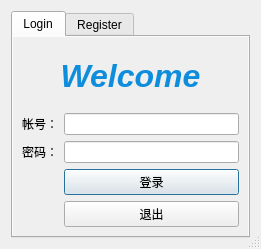
<?xml version="1.0" encoding="UTF-8"?>
<ui version="4.0">
 <class>wlcome</class>
 <widget class="QDialog" name="wlcome">
  <property name="geometry">
   <rect>
    <x>0</x>
    <y>0</y>
    <width>261</width>
    <height>249</height>
   </rect>
  </property>
  <property name="sizePolicy">
   <sizepolicy hsizetype="Preferred" vsizetype="Preferred">
    <horstretch>0</horstretch>
    <verstretch>0</verstretch>
   </sizepolicy>
  </property>
  <property name="maximumSize">
   <size>
    <width>261</width>
    <height>249</height>
   </size>
  </property>
  <property name="windowTitle">
   <string>Ph0m's Chatroom</string>
  </property>
  <property name="layoutDirection">
   <enum>Qt::LeftToRight</enum>
  </property>
  <property name="inputMethodHints">
   <set>Qt::ImhPreferNumbers</set>
  </property>
  <property name="sizeGripEnabled">
   <bool>true</bool>
  </property>
  <property name="modal">
   <bool>true</bool>
  </property>
  <layout class="QGridLayout" name="gridLayout">
   <item row="0" column="0">
    <widget class="QTabWidget" name="tabWidget">
     <property name="sizePolicy">
      <sizepolicy hsizetype="Maximum" vsizetype="Maximum">
       <horstretch>56</horstretch>
       <verstretch>56</verstretch>
      </sizepolicy>
     </property>
     <property name="maximumSize">
      <size>
       <width>243</width>
       <height>231</height>
      </size>
     </property>
     <property name="toolTip">
      <string>&lt;html&gt;&lt;head/&gt;&lt;body&gt;&lt;p&gt;Login&lt;/p&gt;&lt;/body&gt;&lt;/html&gt;</string>
     </property>
     <property name="layoutDirection">
      <enum>Qt::LeftToRight</enum>
     </property>
     <property name="autoFillBackground">
      <bool>true</bool>
     </property>
     <property name="inputMethodHints">
      <set>Qt::ImhNone</set>
     </property>
     <property name="tabPosition">
      <enum>QTabWidget::North</enum>
     </property>
     <property name="tabShape">
      <enum>QTabWidget::Rounded</enum>
     </property>
     <property name="currentIndex">
      <number>0</number>
     </property>
     <property name="iconSize">
      <size>
       <width>128</width>
       <height>16</height>
      </size>
     </property>
     <property name="elideMode">
      <enum>Qt::ElideMiddle</enum>
     </property>
     <property name="tabBarAutoHide">
      <bool>false</bool>
     </property>
     <widget class="QWidget" name="Login">
      <property name="autoFillBackground">
       <bool>true</bool>
      </property>
      <attribute name="title">
       <string>Login</string>
      </attribute>
      <layout class="QGridLayout" name="gridLayout_3">
       <item row="0" column="0" colspan="2">
        <widget class="QLabel" name="label_3">
         <property name="maximumSize">
          <size>
           <width>16777215</width>
           <height>64</height>
          </size>
         </property>
         <property name="text">
          <string>&lt;html&gt;&lt;head/&gt;&lt;body&gt;&lt;p&gt;&lt;span style=&quot; font-size:24pt; font-weight:600; font-style:italic; color:#0e8ddc;&quot;&gt;Welcome&lt;/span&gt;&lt;/p&gt;&lt;/body&gt;&lt;/html&gt;</string>
         </property>
         <property name="textFormat">
          <enum>Qt::AutoText</enum>
         </property>
         <property name="scaledContents">
          <bool>false</bool>
         </property>
         <property name="alignment">
          <set>Qt::AlignCenter</set>
         </property>
         <property name="wordWrap">
          <bool>false</bool>
         </property>
         <property name="textInteractionFlags">
          <set>Qt::LinksAccessibleByMouse</set>
         </property>
        </widget>
       </item>
       <item row="1" column="0">
        <widget class="QLabel" name="label">
         <property name="text">
          <string>帐号：</string>
         </property>
         <property name="alignment">
          <set>Qt::AlignRight|Qt::AlignTrailing|Qt::AlignVCenter</set>
         </property>
        </widget>
       </item>
       <item row="1" column="1">
        <widget class="QLineEdit" name="id_log">
         <property name="tabletTracking">
          <bool>false</bool>
         </property>
         <property name="focusPolicy">
          <enum>Qt::StrongFocus</enum>
         </property>
         <property name="contextMenuPolicy">
          <enum>Qt::DefaultContextMenu</enum>
         </property>
         <property name="layoutDirection">
          <enum>Qt::LeftToRight</enum>
         </property>
         <property name="inputMethodHints">
          <set>Qt::ImhNone</set>
         </property>
         <property name="maxLength">
          <number>10</number>
         </property>
         <property name="echoMode">
          <enum>QLineEdit::Normal</enum>
         </property>
         <property name="clearButtonEnabled">
          <bool>true</bool>
         </property>
        </widget>
       </item>
       <item row="2" column="0">
        <widget class="QLabel" name="label_2">
         <property name="text">
          <string>密码：</string>
         </property>
         <property name="alignment">
          <set>Qt::AlignRight|Qt::AlignTrailing|Qt::AlignVCenter</set>
         </property>
        </widget>
       </item>
       <item row="2" column="1">
        <widget class="QLineEdit" name="passwd_log">
         <property name="tabletTracking">
          <bool>false</bool>
         </property>
         <property name="focusPolicy">
          <enum>Qt::StrongFocus</enum>
         </property>
         <property name="contextMenuPolicy">
          <enum>Qt::DefaultContextMenu</enum>
         </property>
         <property name="inputMethodHints">
          <set>Qt::ImhHiddenText|Qt::ImhNoAutoUppercase|Qt::ImhNoPredictiveText|Qt::ImhSensitiveData</set>
         </property>
         <property name="maxLength">
          <number>16</number>
         </property>
         <property name="echoMode">
          <enum>QLineEdit::Password</enum>
         </property>
         <property name="clearButtonEnabled">
          <bool>true</bool>
         </property>
        </widget>
       </item>
       <item row="3" column="1">
        <widget class="QPushButton" name="login">
         <property name="text">
          <string>登录</string>
         </property>
        </widget>
       </item>
       <item row="4" column="1">
        <widget class="QPushButton" name="quit1">
         <property name="text">
          <string>退出</string>
         </property>
        </widget>
       </item>
      </layout>
     </widget>
     <widget class="QWidget" name="Register">
      <property name="layoutDirection">
       <enum>Qt::LeftToRight</enum>
      </property>
      <property name="autoFillBackground">
       <bool>true</bool>
      </property>
      <attribute name="title">
       <string>Register</string>
      </attribute>
      <layout class="QGridLayout" name="gridLayout_2">
       <item row="0" column="0">
        <widget class="QLabel" name="label_4">
         <property name="text">
          <string>用户名</string>
         </property>
        </widget>
       </item>
       <item row="0" column="1">
        <widget class="QLineEdit" name="name_reg">
         <property name="maxLength">
          <number>128</number>
         </property>
         <property name="clearButtonEnabled">
          <bool>true</bool>
         </property>
        </widget>
       </item>
       <item row="1" column="0">
        <widget class="QLabel" name="label_5">
         <property name="text">
          <string>密   码</string>
         </property>
        </widget>
       </item>
       <item row="1" column="1">
        <widget class="QLineEdit" name="passwd_reg">
         <property name="maxLength">
          <number>16</number>
         </property>
         <property name="frame">
          <bool>true</bool>
         </property>
         <property name="echoMode">
          <enum>QLineEdit::Password</enum>
         </property>
         <property name="dragEnabled">
          <bool>false</bool>
         </property>
         <property name="clearButtonEnabled">
          <bool>true</bool>
         </property>
        </widget>
       </item>
       <item row="2" column="0">
        <widget class="QLabel" name="label_7">
         <property name="text">
          <string>密   保</string>
         </property>
        </widget>
       </item>
       <item row="2" column="1">
        <widget class="QComboBox" name="questions">
         <item>
          <property name="text">
           <string>无&lt;忘记密码后无法找回&gt;</string>
          </property>
         </item>
         <item>
          <property name="text">
           <string>你的生日？</string>
          </property>
         </item>
         <item>
          <property name="text">
           <string>你母亲的名字？</string>
          </property>
         </item>
         <item>
          <property name="text">
           <string>你父亲的名字？</string>
          </property>
         </item>
         <item>
          <property name="text">
           <string>你学校的名字？</string>
          </property>
         </item>
        </widget>
       </item>
       <item row="3" column="0">
        <widget class="QLabel" name="label_6">
         <property name="text">
          <string>答   案</string>
         </property>
        </widget>
       </item>
       <item row="3" column="1">
        <widget class="QLineEdit" name="ans">
         <property name="clearButtonEnabled">
          <bool>true</bool>
         </property>
        </widget>
       </item>
       <item row="4" column="1">
        <widget class="QPushButton" name="Res">
         <property name="text">
          <string>注册</string>
         </property>
        </widget>
       </item>
       <item row="5" column="1">
        <widget class="QPushButton" name="quit2">
         <property name="text">
          <string>退出</string>
         </property>
        </widget>
       </item>
      </layout>
     </widget>
    </widget>
   </item>
  </layout>
 </widget>
 <tabstops>
  <tabstop>id_log</tabstop>
  <tabstop>passwd_log</tabstop>
  <tabstop>login</tabstop>
  <tabstop>quit1</tabstop>
  <tabstop>name_reg</tabstop>
  <tabstop>passwd_reg</tabstop>
  <tabstop>questions</tabstop>
  <tabstop>ans</tabstop>
  <tabstop>Res</tabstop>
  <tabstop>quit2</tabstop>
 </tabstops>
 <resources/>
 <connections/>
</ui>
